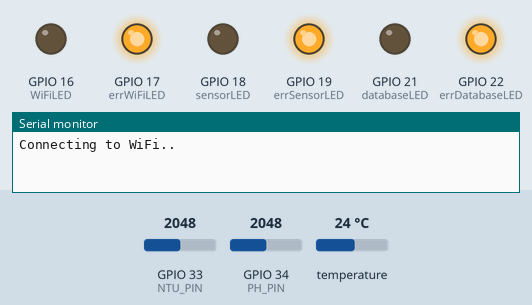
This program was run on a simulated ESP32. On the bench: output pins drawn as LEDs (lit = HIGH), the last lines printed to the serial monitor. The inputs (shaded band) are chosen by the test bench; at power-on: GPIO 33 (NTU_PIN) = 2048, GPIO 34 (PH_PIN) = 2048, temperature 24 °C (analog values on the 0–4095 scale). WiFi joins after 1.5 s; servers stay silent unless stated; the local clock reads 2024-03-15 10:24:30 at power-on unless the program sets it; EEPROM starts erased.

Above: at 0.1 s.
At 1.6 s:
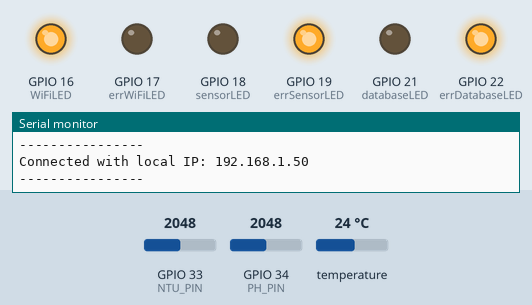
At 2.3 s:
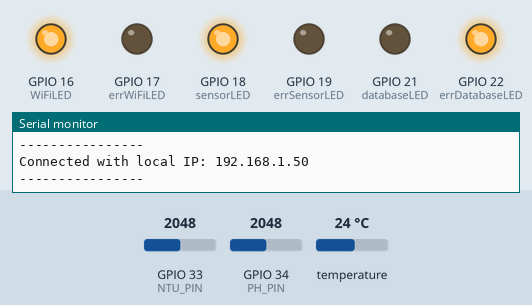
Timing chart, 0 to 3.8 s (numbered marks = the images above):
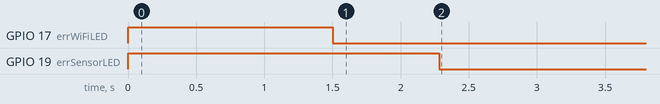

The program:

main.cpp
```cpp
#include <Arduino.h>
#include <EEPROM.h>
#include <WiFi.h>
#include <time.h>
#include <GravityTDS.h>
#include <OneWire.h>
#include <DallasTemperature.h>
#include <Firebase_ESP_Client.h>
#include "addons/TokenHelper.h"
#include "ADC_TABLE.h"

// TASKS HANDLES SETUP
TaskHandle_t TDSPHTemperature;
TaskHandle_t NTUPHDatabase;
// TASKS HANDLES SETUP END

// WIFI CONFIG
const char *WIFI_SSID = "IoT_CONNECTION";
const char *WIFI_PASSWORD = "11111111";
// WIFI CONFIG END

// FIREBASE CONFIG
const char *FIREBASE_API_KEY = "AIzaSyB6tJgppL7vOyeY_fLqzuwjvPMlGr-GxQE";
const char *FIREBASE_PROJECT_ID = "water-inspection";
const char *FIREBASE_DATABASE_URL = "https://water-inspection-default-rtdb.firebaseio.com/";
// FIREBASE CONFIG END

// FIREBASE CREDENTIALS
#define USER_EMAIL "esp32firebase@gmail.com"
#define USER_PASSWORD "esp32firebase123"
// FIREBASE CREDENTIALS END

// PIN DEFINITION SENSOR
#define TEMP_PIN 25
#define TDS_PIN 35
#define PH_PIN 34
#define NTU_PIN 33

#define WiFiLED 16
#define errWiFiLED 17
#define sensorLED 18
#define errSensorLED 19
#define databaseLED 21
#define errDatabaseLED 22
// PIN DEFINITION SENSOR END

// FIREBASE SETUP
FirebaseData fbdo;
FirebaseAuth auth;
FirebaseConfig config;
FirebaseJson json;
// FIREBASE SETUP END

// SENSOR DATA STORAGE AND GLOBAL VARIABLES
float TDSvalue;
float Temp;
float PHvalue;
float NTUvalue;
int DateTime;
String dataStreamPath = "/DATASTREAM";
const char *ntpServer = "id.pool.ntp.org";
// SENSOR DATA STORAGE AND GLOBAL VARIABLES END

// SENSOR SETUP
OneWire oneWire(TEMP_PIN);
DallasTemperature sensors(&oneWire);
GravityTDS gravityTds;
// SENSOR SETUP END

void TDS_PH_Temperature(void *pvParameters);
void NTU_Database(void *pvParameters);
int getADC(int pin);
int getDate();
float round_to_dp(float in_value, int decimal_place);

void setup()
{
  // GENERAL SETUP
  Serial.begin(115200);
  EEPROM.begin(32);
  pinMode(TEMP_PIN, INPUT_PULLUP);
  pinMode(TDS_PIN, INPUT);
  pinMode(PH_PIN, INPUT);
  pinMode(NTU_PIN, INPUT);
  pinMode(WiFiLED, OUTPUT);
  pinMode(errWiFiLED, OUTPUT);
  pinMode(sensorLED, OUTPUT);
  pinMode(errSensorLED, OUTPUT);
  pinMode(databaseLED, OUTPUT);
  pinMode(errDatabaseLED, OUTPUT);
  analogReadResolution(12);
  // GENERAL SETUP END

  // LED STATUS CONTROL
  digitalWrite(WiFiLED, LOW);
  digitalWrite(errWiFiLED, HIGH);
  digitalWrite(sensorLED, LOW);
  digitalWrite(errSensorLED, HIGH);
  digitalWrite(databaseLED, LOW);
  digitalWrite(errDatabaseLED, HIGH);
  // LED STATUS CONTROL END

  // BEGINNING WIFI SETUP
  WiFi.mode(WIFI_STA);
  WiFi.begin(WIFI_SSID, WIFI_PASSWORD);
  while (WiFi.status() != WL_CONNECTED)
  {
    digitalWrite(WiFiLED, LOW);
    digitalWrite(errWiFiLED, HIGH);
    Serial.println("Connecting to WiFi..");
    delay(500);
  }

  digitalWrite(WiFiLED, HIGH);
  digitalWrite(errWiFiLED, LOW);
  Serial.println("----------------");
  Serial.print("Connected with local IP: ");
  Serial.println(WiFi.localIP());
  Serial.println("----------------");
  // BEGINNING WIFI SETUP END

  configTime(7 * 3600, 0, ntpServer);

  // BEGINNING SENSOR SETUP
  sensors.begin();
  gravityTds.setPin(TDS_PIN);
  gravityTds.setAref(3.3);
  gravityTds.setAdcRange(4096);
  gravityTds.begin();

  // BEGINNING FIREBASE SETUP
  config.api_key = FIREBASE_API_KEY;
  auth.user.email = USER_EMAIL;
  auth.user.password = USER_PASSWORD;
  config.database_url = FIREBASE_DATABASE_URL;
  config.token_status_callback = tokenStatusCallback;
  Firebase.reconnectWiFi(true);
  fbdo.setResponseSize(4096);
  Firebase.begin(&config, &auth);
  // BEGINNING FIREBASE SETUP END

  while (!Firebase.ready())
  {
    digitalWrite(databaseLED, LOW);
    digitalWrite(errDatabaseLED, HIGH);
    Serial.println("Firebase connection error.. Retrying...");
    delay(500);
  }

  DateTime = getDate();

  // MULTITASKING SETUP
  xTaskCreatePinnedToCore(
      TDS_PH_Temperature,
      "TDS_PH_Temperature",
      15000,
      NULL,
      1,
      &TDSPHTemperature,
      0);
  vTaskDelay(1500);
  xTaskCreatePinnedToCore(
      NTU_Database,
      "NTU_Database",
      15000,
      NULL,
      1,
      &NTUPHDatabase,
      1);
  vTaskDelay(500);
}

void loop()
{
}

// TASK FUNCTION
void TDS_PH_Temperature(void *pvParameters)
{
  float PH35 = 3.256;
  float PH7 = 2.311;
  float PH_Step;

  while (true)
  {
    // GET TEMPERATURE
    sensors.requestTemperatures();
    Temp = sensors.getTempCByIndex(0);

    if (Temp != DEVICE_DISCONNECTED_C)
    {
      digitalWrite(sensorLED, HIGH);
      digitalWrite(errSensorLED, LOW);

      // GET TDS
      gravityTds.setTemperature(Temp);
      gravityTds.update();
      TDSvalue = gravityTds.getTdsValue() * 1.8;

      // GET pH
      float PH_Voltage = 0;

      for (int i = 0; i < 800; i++)
      {
        PH_Voltage += ((float)getADC(PH_PIN) * (3.3 / 4096.0));
      }

      PH_Voltage = PH_Voltage / 800;
      PH_Step = (PH35 - PH7) / 3.5;
      PHvalue = 7.00 + ((PH7 - PH_Voltage) / PH_Step);

      delay(1000);
    }
    else
    {
      // ERROR
      digitalWrite(errSensorLED, HIGH);
      digitalWrite(sensorLED, LOW);
      Serial.println("Error: Could not read temperature data");
      delay(1000);
    }
  }
}

void NTU_Database(void *pvParameters)
{
  while (true)
  {
    // GET NTU
    float NTUvoltage = 0;
    for (int i = 0; i < 800; i++)
    {
      NTUvoltage += ((float)getADC(NTU_PIN) * 5.752) / 4096.0;
    }
    NTUvoltage = NTUvoltage / 800;
    NTUvoltage = round_to_dp(NTUvoltage, 3);

    if (NTUvoltage < 1.650)
    {
      NTUvalue = 3000;
    }
    else if (NTUvoltage > 2.772)
    {
      NTUvalue = 0;
    }
    else
    {
      NTUvalue = -2572.2 * sq(NTUvoltage) + 8700.5 * NTUvoltage - 4352.9;
    }

    NTUvalue = round(NTUvalue);
    Serial.println(NTUvalue);
    Serial.println(PHvalue);
    Serial.println(TDSvalue);
    Serial.println(Temp);
    delay(500);

    if (Firebase.ready())
    {
      // JSON DATA SET
      json.set("DateTime", DateTime);
      json.set("pH_value", round_to_dp(PHvalue, 2));
      json.set("TDS_value", round(int(TDSvalue)));
      json.set("Temperature", round_to_dp(Temp, 2));
      json.set("NTU_value", round(int(NTUvalue)));
      // JSON DATA SET END

      // SEND DATA TO FIREBASE
      Firebase.RTDB.setJSON(&fbdo, dataStreamPath, &json);
      Serial.println("Data sent to database...");
      Serial.print("Status code: ");
      Serial.println(fbdo.httpCode());
      digitalWrite(databaseLED, HIGH);
      digitalWrite(errDatabaseLED, LOW);

      while (fbdo.errorCode() != 200)
      {
        digitalWrite(errDatabaseLED, HIGH);
        digitalWrite(databaseLED, LOW);
        vTaskSuspend(TDSPHTemperature);
        Serial.println("Error sending data to database...");
        Serial.print("Error code: ");
        Serial.println(fbdo.errorCode());
        Firebase.RTDB.setJSON(&fbdo, dataStreamPath, &json);
        Serial.println("Resend data to database");
        delay(500);
      }
      digitalWrite(databaseLED, HIGH);
      digitalWrite(errDatabaseLED, LOW);
      vTaskResume(TDSPHTemperature);
      // SEND DATA TO FIREBASE END
    }
    else
    {
      digitalWrite(errDatabaseLED, HIGH);
      digitalWrite(databaseLED, LOW);
      Serial.println("Please put sensor probe to water.");
      delay(500);
    }

    delay(1000);
  }
}
// TASK FUNCTION END

// GET DATE FUNCTION
int getDate()
{
  time_t now;
  struct tm timeinfo;
  if (!getLocalTime(&timeinfo))
  {
    Serial.println("Failed to obtain time");
    return 0;
  }
  time(&now);
  return now;
}
// GET DATE FUNCTION END

// ADC CALIBRATION FUNCTION
int getADC(int pin)
{
  int _analogValue = analogRead(pin);
  int _adcCalibration = int(ADC_LUT[_analogValue]);
  return _adcCalibration;
}
// ADC CALIBRATION FUNCTION END

// ROUND TO DECIMAL PLACE FUNCTION
float round_to_dp(float in_value, int decimal_place)
{
  float multiplier = powf(10.0f, decimal_place);
  in_value = roundf(in_value * multiplier) / multiplier;
  return in_value;
}
// ROUND TO DECIMAL PLACE FUNCTION END
```
